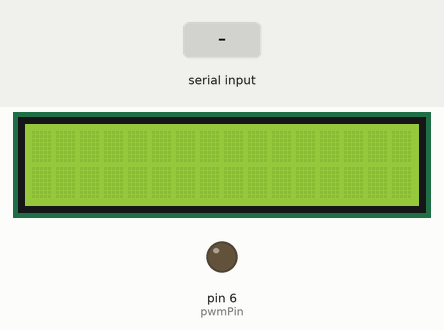
This sketch was run on a simulated Arduino Uno, built with avr-gcc and run on an emulated ATmega328P. Shown: 16×2 character LCD, output pins drawn as LEDs (lit = HIGH). The inputs (shaded band) are chosen by the test bench. What the sketch prints to the serial monitor is not drawn.

Above: at 1.0 s.
1.1 s: "90,45\n" received over Serial
At 1.8 s:
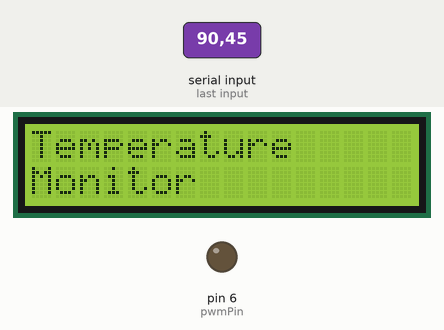
At 8.7 s:
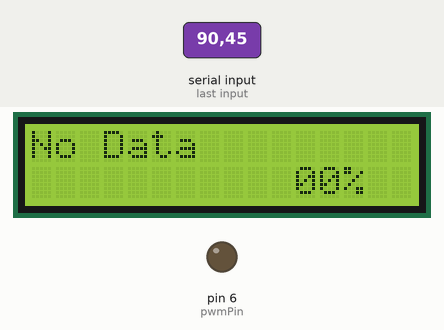
Timing chart, 0 to 10.1 s (numbered marks = the images above; inputs shaded):
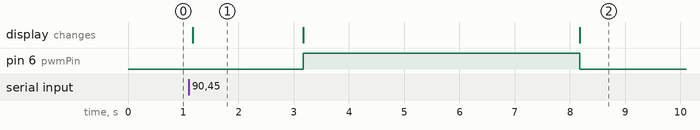

The sketch:

main.ino
```cpp
#include <LiquidCrystal.h>

LiquidCrystal lcd(12, 11, 5, 4, 3, 2);
const int pwmPin = 6;         // PWM control pin
bool serialConnected = false;  // Flag to check serial connection
unsigned long startTime = 0;   // Variable to store the last time data was received

unsigned long rangeStartTime = 0;
int lastKnownRange = -1;

int currentPwmValue = 0; // Store the current PWM value
unsigned long lastPwmUpdateTime = 0;
const int pwmUpdateInterval = 20; // Interval in milliseconds for PWM updates
const int pwmStepSize = 5; // Increase the step size to 5

bool firstSerialValueReceived = false;

void setup() {
    lcd.begin(16, 2);
    lcd.clear();
    Serial.begin(9600); // Start serial communication
    while (Serial.available() == 0) {
        delay(100);
    }
    lcd.setCursor(0, 0);
    lcd.print("Temperature");
    lcd.setCursor(0, 1);
    lcd.print("Monitor");
    delay(2000);
    lcd.clear();

    pinMode(pwmPin, OUTPUT);
    analogWrite(pwmPin, 0);  // Set initial PWM to 0 (fan off)
}

void loop() {
    if (Serial.available() > 0) {
        serialConnected = true;
        startTime = millis();
        String data = Serial.readStringUntil('\n'); // Read data until newline
        Serial.println(data); // Print the raw data to the Serial Monitor for debugging
        if (!firstSerialValueReceived) {
            firstSerialValueReceived = true;
            analogWrite(pwmPin, 255); // Set PWM to 255 for 5 seconds
            delay(5000); // Wait for 5 seconds
        }

        int commaIndex = data.indexOf(',');
        if (commaIndex > 0) {
            String cpuTempStr = data.substring(0, commaIndex); // Extract CPU temp
            String gpuTempStr = data.substring(commaIndex + 1); // Extract GPU temp

            int cpuTemp = cpuTempStr.toInt();

            // Display CPU temp on the first line
            lcd.setCursor(0, 0);
            lcd.print("CPU: " + cpuTempStr + "\337C");

            // Determine target PWM value and fan speed percentage based on CPU temperature
            int targetPwmValue = 0; // Default target PWM value
            int fanSpeedPercentage = 0; // Fan speed percentage
            int currentRange = -1;

            if (cpuTemp >= 0 && cpuTemp <= 41) {
                currentRange = 0;
                targetPwmValue = 102; // 0-41 degrees: 102 PWM
                fanSpeedPercentage = 25; // 25%
            } else if (cpuTemp >= 42 && cpuTemp <= 48) {
                currentRange = 1;
                targetPwmValue = 153; // 42-48 degrees: 153 PWM
                fanSpeedPercentage = 50; // 50%
            } else if (cpuTemp >= 49 && cpuTemp <= 55) {
                currentRange = 2;
                targetPwmValue = 204; // 49-55 degrees: 204 PWM
                fanSpeedPercentage = 75; // 75%
            } else if (cpuTemp > 55) {
                currentRange = 3;
                targetPwmValue = 255; // Above 55 degrees: 255 PWM
                fanSpeedPercentage = 100; // 100%
            } else {
                fanSpeedPercentage = -1; // Default value to indicate not applicable
            }

            if (currentRange != lastKnownRange) {
                // If the range has changed, reset the timer
                rangeStartTime = millis();
                lastKnownRange = currentRange;
            }

            // Only update the PWM and fan speed if the temperature has been in the current range for at least 5 seconds
            if (millis() - rangeStartTime >= 2000) {
                // Gradually update the PWM value for the fan
                updatePwmValue(targetPwmValue);
                // Update the fan speed percentage
            }
            lcd.setCursor(0, 1);
            lcd.print("GPU: " + gpuTempStr + "\337C " + fanSpeedPercentage + "%   ");
        }
    } else if (serialConnected && millis() - startTime > 5000) {
        lcd.setCursor(0, 0);
        lcd.print("No Data  ");
        lcd.setCursor(0, 1);
        lcd.print("           ");
        analogWrite(pwmPin, 0); // Set PWM to 0 if no serial data is available
    } else if (!serialConnected) {
        lcd.setCursor(0, 0);
        lcd.print("No Signal  ");
        lcd.setCursor(0, 1);
        lcd.print("           ");

        if (Serial.available() > 0) {
            serialConnected = true;
            startTime = millis();
        }
    }
}

void updatePwmValue(int targetPwmValue) {
    if (millis() - lastPwmUpdateTime >= pwmUpdateInterval) {
        if (currentPwmValue < targetPwmValue) {
            currentPwmValue += pwmStepSize;
            if (currentPwmValue > targetPwmValue) {
                currentPwmValue = targetPwmValue; // Ensure it doesn't overshoot
            }
        } else if (currentPwmValue > targetPwmValue) {
            currentPwmValue -= pwmStepSize;
            if (currentPwmValue < targetPwmValue) {
                currentPwmValue = targetPwmValue; // Ensure it doesn't overshoot
            }
        }
        analogWrite(pwmPin, currentPwmValue);
        lastPwmUpdateTime = millis();
    }
}
```

Measured:
- after the input at 1.1 s, pin 6 (pwmPin): LOW → HIGH after 2.1 s, → LOW 5.0 s later; the display: changes after 0.07 s (image 1)
- what the display in image 1 shows lasts 2.0 s, from 1.2 s to 3.2 s
